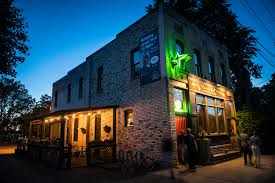
#> input picture SampleImage.jpeg, 275 x 183 px
$ python -i ImageSteganography.py   (imports and definitions only)
#> lines starting #> are read from the running program, lines starting #| are printed output that depends on the picture
#Importing modules
from tkinter import *
import tkinter.filedialog
from tkinter import messagebox
from PIL import ImageTk
from PIL import Image
from io import BytesIO
import  os

class IMG_Stegno:
    output_image_size = 0

    #Main frame or start page
    # [24 lines left out: function main, not called in this run]


    #Back function to loop back to main screen
    def back(self,frame):
        frame.destroy()
        self.main(root)


    #Frame for encode page
    # [185 lines left out: functions encode_frame1, decode_frame1, encode_frame2, decode_frame2, decode, generate_Data and 3 more, not called in this run]

    def frame_3(self,frame):
        frame.destroy()
        self.main(root)


#GUI loop
# [1 line not run here, left out]
o = IMG_Stegno()
# [2 lines not run here, left out]

>>> import cv2
>>> picture = cv2.imread('SampleImage.jpeg', cv2.IMREAD_GRAYSCALE)
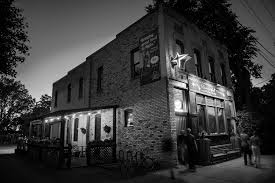
#> picture: shape (183, 275); min 0, max 255, mean 57.2
#> (the run stopped early here; a loop or call above may not have finished)
